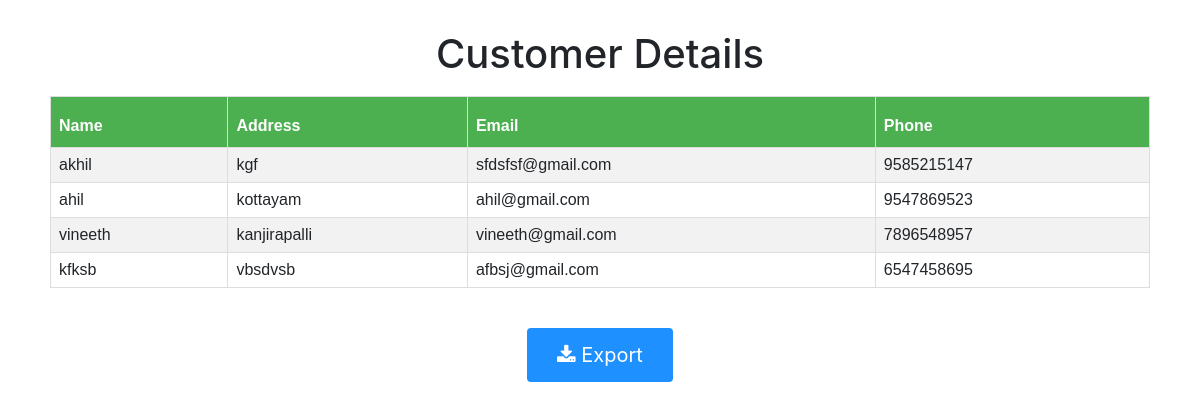
/areport.php, run on the app's committed database.
### tables this page shows
CREATE TABLE `tbl_reg` (
  `reg_id` int(5) NOT NULL,
  `login_id` int(5) NOT NULL,
  `name` varchar(20) NOT NULL,
  `address` varchar(50) NOT NULL,
  `email` varchar(30) NOT NULL,
  `phone` bigint(12) NOT NULL
);

### areport.php (the view, shortened to what this page needs)
<head>
<link rel="stylesheet" href="https://maxcdn.bootstrapcdn.com/bootstrap/4.5.2/css/bootstrap.min.css">
<link rel="stylesheet" href="https://cdnjs.cloudflare.com/ajax/libs/font-awesome/4.7.0/css/font-awesome.min.css">
</head>
<body>
  <div class="container" id="d1">
   <h1 style="text-align: center;padding: 10px;">Customer Details</h1>
<?php
      $con=connect();
  $q2="SELECT * FROM `tbl_reg` ";
  $result=mysqli_query($con,$q2);
?>
  <table id="plant">
  <tr>
  <th>Name</th>
      <th>Address</th>
      <th>Email</th>
      <th>Phone</th>
      </tr>
<?php
  while ($row = mysqli_fetch_array($result)){
  if ($result->num_rows > 0) {
      while($row = $result->fetch_assoc())
      {
        echo "<tr><td>" . $row['name'] . "</td><td>" . $row['address'] ."</td><td>" . $row['email'] ."</td><td>" . $row['phone'] ."</td></tr>";
      }
       }
      else
      {
        echo "0 results";
      }
      echo "</table>";
?>
      </div>
<div style="padding: 20px;">
  <center><button class="btn" id="btnExport" ><i class="fa fa-download"></i> Export</button></center>
</div>
<?php
  }
?>
</body>

### areport.php (style rules this page uses)
#plant { font-family: Arial, Helvetica, sans-serif; border-collapse: collapse; width: 100%; }
#plant td, #plant th { border: 1px solid #ddd; padding: 8px; }
#plant tr:nth-child(even) { background-color: #f2f2f2; }
#plant th { padding-top: 20px; padding-bottom: 12px; text-align: left; background-color: #4CAF50; color: white; }
#d1 { padding: 20px; }
#btnExport { background-color: DodgerBlue; border: none; color: white; padding: 12px 30px; cursor: pointer; font-size: 20px; float: center; }

### data on the page
tbl_reg: name "akhil", address "kgf", email "sfdsfsf@gmail.com", phone "9585215147"
tbl_reg: name "ahil", address "kottayam", email "ahil@gmail.com", phone "9547869523"
tbl_reg: name "vineeth", address "kanjirapalli", email "vineeth@gmail.com", phone "7896548957"
tbl_reg: name "kfksb", address "vbsdvsb", email "afbsj@gmail.com", phone "6547458695"
